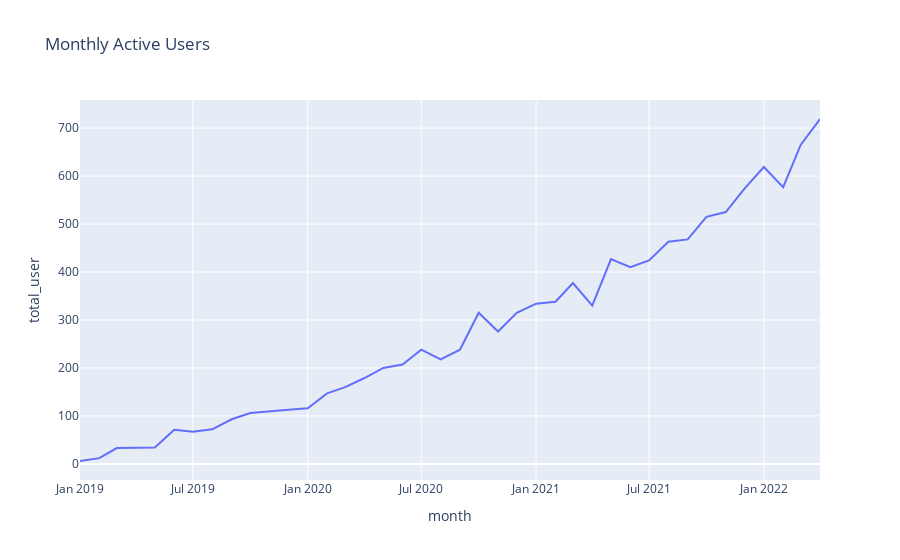

Notebook code for this chart:
### Code cell
#visualize the above data
fig = exp.line(total_order_user_df, x='month', y='total_user', title='Monthly Active Users')
fig.show()

### Figure 1 — Plotly figure (JSON) as saved in the notebook; plotly's stock layout.template omitted (floating-point values rounded to 4 significant figures)
{"data": [{"hovertemplate": "month=%{x}<br>total_user=%{y}<extra></extra>", "legendgroup": "", "line": {"color": "#636efa", "dash": "solid"}, "marker": {"symbol": "circle"}, "mode": "lines", "name": "", "orientation": "v", "showlegend": false, "type": "scatter", "x": ["2019-01-01", "2019-02-01", "2019-03-01", "2019-04-01", "2019-05-01", "2019-06-01", "2019-07-01", "2019-08-01", "2019-09-01", "2019-10-01", "2019-11-01", "2019-12-01", "2020-01-01", "2020-02-01", "2020-03-01", "2020-04-01", "2020-05-01", "2020-06-01", "2020-07-01", "2020-08-01", "2020-09-01", "2020-10-01", "2020-11-01", "2020-12-01", "2021-01-01", "2021-02-01", "2021-03-01", "2021-04-01", "2021-05-01", "2021-06-01", "2021-07-01", "2021-08-01", "2021-09-01", "2021-10-01", "2021-11-01", "2021-12-01", "2022-01-01", "2022-02-01", "2022-03-01", "2022-04-01"], "xaxis": "x", "y": [6, 12, 33, 34, 34, 71, 67, 72, 93, 106, 110, 113, 116, 147, 160, 179, 200, 207, 238, 218, 238, 315, 276, 315, 334, 338, 377, 330, 427, 410, 424, 463, 468, 515, 525, 574, 619, 577, 665, 719], "yaxis": "y"}], "layout": {"legend": {"tracegroupgap": 0}, "title": {"text": "Monthly Active Users"}, "xaxis": {"anchor": "y", "domain": [0, 1], "title": {"text": "month"}}, "yaxis": {"anchor": "x", "domain": [0, 1], "title": {"text": "total_user"}}}}
